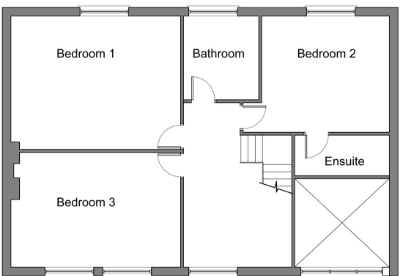
#> input picture new.png, 401 x 276 px
$ python stage02_extractor.py
#> lines starting #> are read from the running program, lines starting #| are printed output that depends on the picture; after the words box and inside, x2 and y2 are one past the last pixel; in counts of white or black regions, pixels touching at a corner belong together
import cv2
import numpy as np
import json # <-- NEW IMPORT

# 1. LOAD AND PRE-PROCESS
img = cv2.imread('new.png', 0)
#> img: shape (276, 401); min 4, max 255, mean 234.1
if img is None:
    print("Error loading image!")
    exit()

_, wall_thresh = cv2.threshold(img, 150, 255, cv2.THRESH_BINARY_INV)
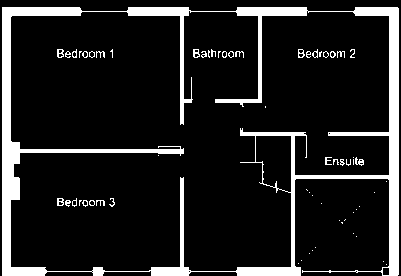
#> wall_thresh: shape (276, 401); 12.6% white; 63 white regions (38 under 20 px), largest, box (x1, y1, x2, y2) and area: (2, 7, 399, 276) 13070, (355, 157, 364, 166) 44, (57, 49, 64, 58) 40
_, window_thresh = cv2.threshold(img, 195, 255, cv2.THRESH_BINARY)
#> window_thresh: shape (276, 401); 85.8% white; 61 black regions (36 under 20 px), largest, box (x1, y1, x2, y2) and area: (2, 6, 399, 276) 14509, (298, 49, 318, 58) 111, (218, 51, 244, 58) 107

# 2. WINDOW DETECTION
num_labels, labels, stats, centroids = cv2.connectedComponentsWithStats(window_thresh, connectivity=8)
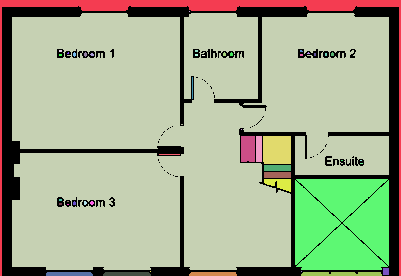
#> labels: shape (276, 401) int32; 49 distinct labels, from 0 to 48; one colour per label, 0 black
#> num_labels = 49; stats = 49 rows, first 6: [2, 6, 397, 270, 15727], [0, 0, 401, 276, 4436], [189, 11, 1, 1, 1], [12, 13, 377, 257, 79244], [59, 50, 3, 2, 6], [195, 50, 3, 2, 6]; centroids = 49 pairs, first value 60 to 385.5, second value 11 to 273.5
final_window_mask = np.zeros_like(img)
for i in range(1, num_labels):
    w, h, area = stats[i, cv2.CC_STAT_WIDTH], stats[i, cv2.CC_STAT_HEIGHT], stats[i, cv2.CC_STAT_AREA]
    aspect_ratio = max(w, h) / (min(w, h) + 1e-5)
    if 2.0 < aspect_ratio < 80 and 50 < area < 3000:
        final_window_mask[labels == i] = 255
#> this loop made 48 passes
#> (w, h, area, aspect_ratio) on passes 1, 3, 21, 24, 25, 26, 27, 31, 32, 33, 34, 42: (401, 276, 4436, 1.45), (377, 257, 79244, 1.47), (1, 22, 22, 22), (14, 26, 362, 1.86), (6, 26, 156, 4.33), (28, 28, 782, 1), (21, 1, 21, 21), (27, 6, 162, 4.5), (27, 6, 162, 4.5), (27, 13, 223, 2.08), (94, 91, 8291, 1.03), (6, 7, 42, 1.17)
#> final_window_mask: shape (276, 401); 1.4% white; 8 white regions, largest, box (x1, y1, x2, y2) and area: (301, 272, 382, 276) 310, (264, 179, 291, 192) 223, (189, 272, 237, 276) 187

# 3. WALL CLEANING
num_labels, labels, stats, centroids = cv2.connectedComponentsWithStats(wall_thresh, connectivity=8)
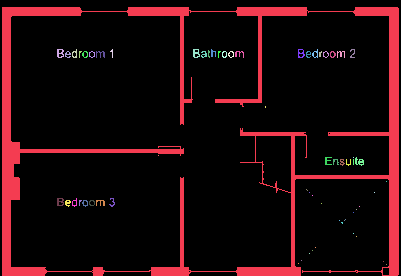
#> labels: shape (276, 401) int32; 64 distinct labels, from 0 to 63; one colour per label, 0 black
#> num_labels = 64; stats = 64 rows, first 6: [0, 0, 401, 276, 96724], [2, 7, 397, 269, 13070], [57, 49, 7, 9, 40], [72, 49, 5, 9, 24], [110, 49, 3, 9, 12], [193, 49, 7, 9, 40]; centroids = 64 pairs, first value 59.73 to 386, second value 52.42 to 264
clean_walls = np.zeros_like(img)
for i in range(1, num_labels):
    if stats[i, cv2.CC_STAT_AREA] > 80:
        clean_walls[labels == i] = 255
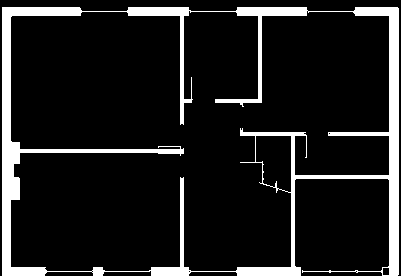
#> clean_walls: shape (276, 401); 11.8% white; 1 white region, box (x1, y1, x2, y2) and area: (2, 7, 399, 276) 13070

clean_walls = cv2.subtract(clean_walls, final_window_mask)

# 4. FIND THE "OUTER SHELL"
coords = cv2.findNonZero(clean_walls)
#> coords = contour of 13070 points, box (x1, y1, x2, y2) (2, 7, 399, 276), area 134
x, y, w, h = cv2.boundingRect(coords)
#> x = 2; y = 7; w = 397; h = 269
global_x_min, global_x_max = x, x + w
#> global_x_min = 2; global_x_max = 399
global_y_min, global_y_max = y, y + h
#> global_y_min = 7; global_y_max = 276
margin = 25

# 5. SKELETONIZATION
skel = np.zeros(clean_walls.shape, np.uint8)
element = cv2.getStructuringElement(cv2.MORPH_CROSS, (3,3))
temp_thresh = clean_walls.copy()
while True:
    eroded = cv2.erode(temp_thresh, element)
    temp = cv2.dilate(eroded, element)
    temp = cv2.subtract(temp_thresh, temp)
    skel = cv2.bitwise_or(skel, temp)
    temp_thresh = eroded.copy()
    if cv2.countNonZero(temp_thresh) == 0: break
#> eroded: shape (276, 401); every value is 0
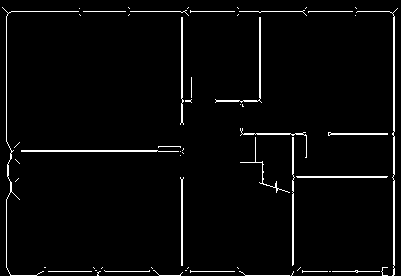
#> skel: shape (276, 401); 3.1% white in thin lines or dots

# --- STAGE 03: PREPARE DATA DICTIONARY ---
export_data = {
    "load_bearing_walls": [],
    "partition_walls": [],
    "windows": []
}

# 6. LINE CLASSIFICATION & EXPORT
output = cv2.cvtColor(img, cv2.COLOR_GRAY2BGR)
lines = cv2.HoughLinesP(skel, 1, np.pi/180, 20, minLineLength=10, maxLineGap=30)
#> lines = 34 rows, first 6: [42, 271, 155, 271], [6, 11, 394, 11], [393, 275, 393, 12], [394, 274, 394, 16], [11, 151, 180, 151], [182, 272, 182, 12]

if lines is not None:
    thicknesses = []
    valid_lines = []

    for line in lines:
        x1, y1, x2, y2 = line[0]
        angle = np.abs(np.arctan2(y2-y1, x2-x1) * 180 / np.pi)
        if (angle < 10) or (80 < angle < 100) or (170 < angle < 190):
            mid = ((x1+x2)//2, (y1+y2)//2)
            roi = clean_walls[max(0,mid[1]-5):mid[1]+5, max(0,mid[0]-5):mid[0]+5]
            thickness = np.sum(roi == 255)
            thicknesses.append(thickness)
            valid_lines.append((x1, y1, x2, y2, thickness))
#> this loop made 34 passes
#> (x1, y1, x2, y2, angle, mid, thickness) on passes 1 to 12: (42, 271, 155, 271, 0, (98, 271), 90), (6, 11, 394, 11, 0, (200, 11), 10), (393, 275, 393, 12, 90, (393, 143), 90), (394, 274, 394, 16, 90, (394, 145), 100), (11, 151, 180, 151, 0, (95, 151), 40), (182, 272, 182, 12, 90, (182, 142), 4), (6, 141, 6, 16, 90, (6, 78), 90), (11, 150, 157, 150, 0, (84, 150), 40), (181, 273, 181, 179, 90, (181, 226), 40), (292, 274, 292, 134, 90, (292, 204), 40), (245, 275, 291, 275, 0, (268, 275), 60), (262, 176, 387, 176, 0, (324, 176), 40)
#> after the loop, thicknesses = 34 values, max 100 at index 3, min 0 at index 15, mean 40.85; valid_lines = 34 items, first 6: (42, 271, 155, 271, 90), (6, 11, 394, 11, 10), (393, 275, 393, 12, 90), (394, 274, 394, 16, 100), (11, 151, 180, 151, 40), (182, 272, 182, 12, 4)

    dynamic_threshold = np.median(thicknesses) + 2 if thicknesses else 50
#> dynamic_threshold = 42

    for x1, y1, x2, y2, thickness in valid_lines:
        is_exterior = False
        if (abs(y1 - global_y_min) < margin and abs(y2 - global_y_min) < margin) or \
           (abs(y1 - global_y_max) < margin and abs(y2 - global_y_max) < margin) or \
           (abs(x1 - global_x_min) < margin and abs(x2 - global_x_min) < margin) or \
           (abs(x1 - global_x_max) < margin and abs(x2 - global_x_max) < margin):
               is_exterior = True

        # Note: Casting to int() is required because JSON cannot read numpy data types
        line_data = {"x1": int(x1), "y1": int(y1), "x2": int(x2), "y2": int(y2)}

        if is_exterior or thickness >= dynamic_threshold:
            cv2.line(output, (x1,y1), (x2,y2), (0,0,255), 3)
            export_data["load_bearing_walls"].append(line_data)
        else:
            cv2.line(output, (x1,y1), (x2,y2), (0,255,255), 2)
            export_data["partition_walls"].append(line_data)
#> this loop made 34 passes
#> (x1, y1, x2, y2, thickness, is_exterior) on passes 1 to 12: (42, 271, 155, 271, 90, True), (6, 11, 394, 11, 10, True), (393, 275, 393, 12, 90, True), (394, 274, 394, 16, 100, True), (11, 151, 180, 151, 40, False), (182, 272, 182, 12, 4, False), (6, 141, 6, 16, 90, True), (11, 150, 157, 150, 40, False), (181, 273, 181, 179, 40, False), (292, 274, 292, 134, 40, False), (245, 275, 291, 275, 60, True), (262, 176, 387, 176, 40, False)
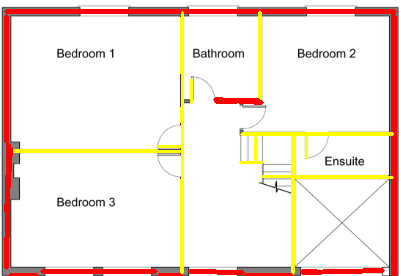
#> output: shape (276, 401, 3); mean B, G, R 221, 230.1, 245.5

# 7. DRAW WINDOWS & EXPORT
cnts, _ = cv2.findContours(final_window_mask, cv2.RETR_EXTERNAL, cv2.CHAIN_APPROX_SIMPLE)
#> cnts = 8 contours; box (x1, y1, x2, y2) and area: (301, 272, 382, 276) 226, (264, 179, 291, 192) 184, (189, 272, 237, 276) 138, (103, 272, 151, 276) 137, (46, 272, 93, 276) 136, (264, 172, 291, 178) 130, (264, 165, 291, 171) 130, (256, 136, 262, 162) 125
for c in cnts:
    x, y, w, h = cv2.boundingRect(c)
    cv2.rectangle(output, (x,y), (x+w, y+h), (255, 255, 0), 2)
    export_data["windows"].append({"x": int(x), "y": int(y), "w": int(w), "h": int(h)})
#> this loop made 8 passes
#> (x, y, w, h) on passes 1 to 5: (301, 272, 81, 4), (189, 272, 48, 4), (103, 272, 48, 4), (46, 272, 47, 4), (264, 179, 27, 13)
#> (c, x, y, w, h) on passes 6 to 8: ([[264, 172], [264, 177], [290, 177], [290, 172]], 264, 172, 27, 6), ([[264, 165], [264, 170], [290, 170], [290, 165]], 264, 165, 27, 6), ([[256, 136], [256, 161], [261, 161], [261, 136]], 256, 136, 6, 26)
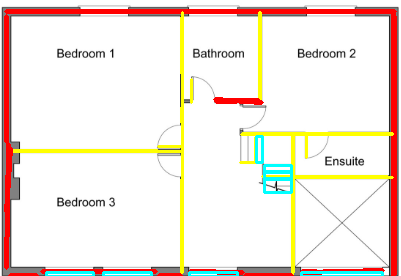
#> output: shape (276, 401, 3); 1.5% of pixels changed, all inside (x1, y1, x2, y2) = (45, 135, 384, 276)

# --- STAGE 03: SAVE TO JSON ---
with open('floorplan_3d_data.json', 'w') as json_file:
    json.dump(export_data, json_file, indent=4)
print("SUCCESS: floorplan_3d_data.json has been generated!")

cv2.imshow("Topology Validated Graph", output)
cv2.waitKey(0)
cv2.destroyAllWindows()

$ run again, with floor3.png copied over new.png
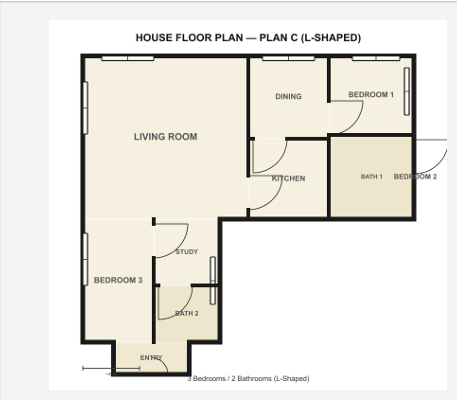
#> input picture floor3.png, 457 x 400 px
#> wall_thresh: shape (400, 457); 5.7% white; 156 white regions (117 under 20 px), largest, box (x1, y1, x2, y2) and area: (80, 54, 425, 378) 8008, (152, 256, 161, 344) 375, (404, 67, 410, 116) 154
#> window_thresh: shape (400, 457); 92.6% white; 53 black regions (20 under 20 px), largest, box (x1, y1, x2, y2) and area: (80, 53, 447, 381) 11044, (403, 67, 410, 116) 209, (349, 91, 388, 97) 162
#> `num_labels, labels, stats, centroids = cv2.connectedComponentsWithStat..`: num_labels = 73; stats = 73 rows, first 6: [80, 33, 367, 349, 13441], [0, 0, 457, 400, 104194], [145, 35, 4, 5, 15], [162, 35, 1, 1, 1], [191, 35, 3, 5, 11], [199, 35, 3, 5, 11]; centroids = 73 pairs, first value 84.94 to 421.8, second value 35 to 379
#> the loop `for i in range(1, num_labels):` made 72 passes
#> (w, h, area, aspect_ratio) on passes 1, 16, 17, 18, 19, 20, 21, 22: (457, 400, 104194, 1.14), (24, 3, 72, 8), (25, 3, 75, 8.33), (25, 3, 74, 8.33), (25, 3, 75, 8.33), (22, 3, 66, 7.33), (22, 3, 66, 7.33), (276, 313, 53400, 1.13)
#> `num_labels, labels, stats, centroids = cv2.connectedComponentsWithStat..`: num_labels = 157; stats = 157 rows, first 6: [0, 0, 457, 400, 172471], [136, 34, 6, 7, 26], [143, 34, 8, 7, 28], [152, 34, 6, 7, 28], [159, 34, 6, 7, 26], [166, 34, 6, 7, 26]; centroids = 157 pairs, first value 95.89 to 445.5, second value 36.09 to 380
#> after the loop `for i in range(1, num_labels):`:
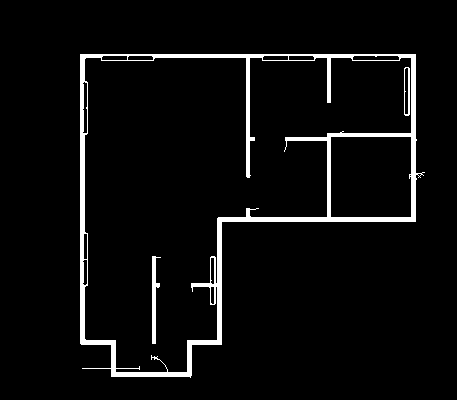
#> clean_walls: shape (400, 457); 4.7% white; 3 white regions, box (x1, y1, x2, y2) and area: (80, 54, 425, 378) 8008, (152, 256, 161, 344) 375, (404, 67, 410, 116) 154
#> coords = contour of 8537 points, box (x1, y1, x2, y2) (80, 54, 425, 378), area 21380
#> `x, y, w, h = cv2.boundingRect(coords)`: x = 80; y = 54; w = 345; h = 324
#> global_x_min = 80; global_x_max = 425
#> global_y_min = 54; global_y_max = 378
#> lines = 42 rows, first 6: [82, 60, 153, 60], [81, 55, 414, 55], [82, 368, 82, 56], [413, 219, 413, 56], [219, 219, 411, 219], [328, 101, 328, 56]
#> the loop `for line in lines:` made 42 passes
#> (x1, y1, x2, y2, angle, mid, thickness) on passes 1 to 8: (82, 60, 153, 60, 0, (117, 60), 20), (81, 55, 414, 55, 0, (247, 55), 48), (82, 368, 82, 56, 90, (82, 212), 50), (413, 219, 413, 56, 90, (413, 137), 64), (219, 219, 411, 219, 0, (315, 219), 50), (328, 101, 328, 56, 90, (328, 78), 40), (219, 342, 219, 221, 90, (219, 281), 73), (354, 54, 415, 54, 0, (384, 54), 20)
#> after the loop `for line in lines:`: thicknesses = 42 values, max 73 at index 6, min 19 at index 20, mean 41.12; valid_lines = 42 items, first 6: (82, 60, 153, 60, 20), (81, 55, 414, 55, 48), (82, 368, 82, 56, 50), (413, 219, 413, 56, 64), (219, 219, 411, 219, 50), (328, 101, 328, 56, 40)
#> dynamic_threshold = 42
#> the loop `for x1, y1, x2, y2, thickness in valid_lines:` made 42 passes
#> cnts = 12 contours; largest, box (x1, y1, x2, y2) and area: (289, 57, 314, 60) 48, (128, 57, 153, 60) 48, (263, 57, 288, 60) 48, (84, 234, 87, 259) 46, (103, 57, 127, 60) 46
#> the loop `for c in cnts:` made 12 passes
#> (x, y, w, h) on passes 1, 2, 3, 4, 5, 6, 10: (84, 260, 3, 25), (84, 234, 3, 25), (84, 109, 3, 24), (405, 92, 3, 22), (84, 83, 3, 24), (405, 69, 3, 22), (263, 57, 25, 3)
#> after the loop `for c in cnts:`:
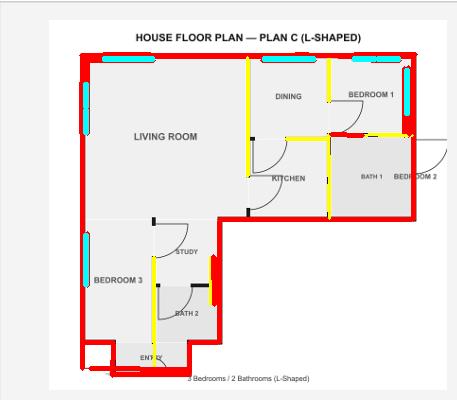
#> output: shape (400, 457, 3); mean B, G, R 230.1, 232.6, 241.3
